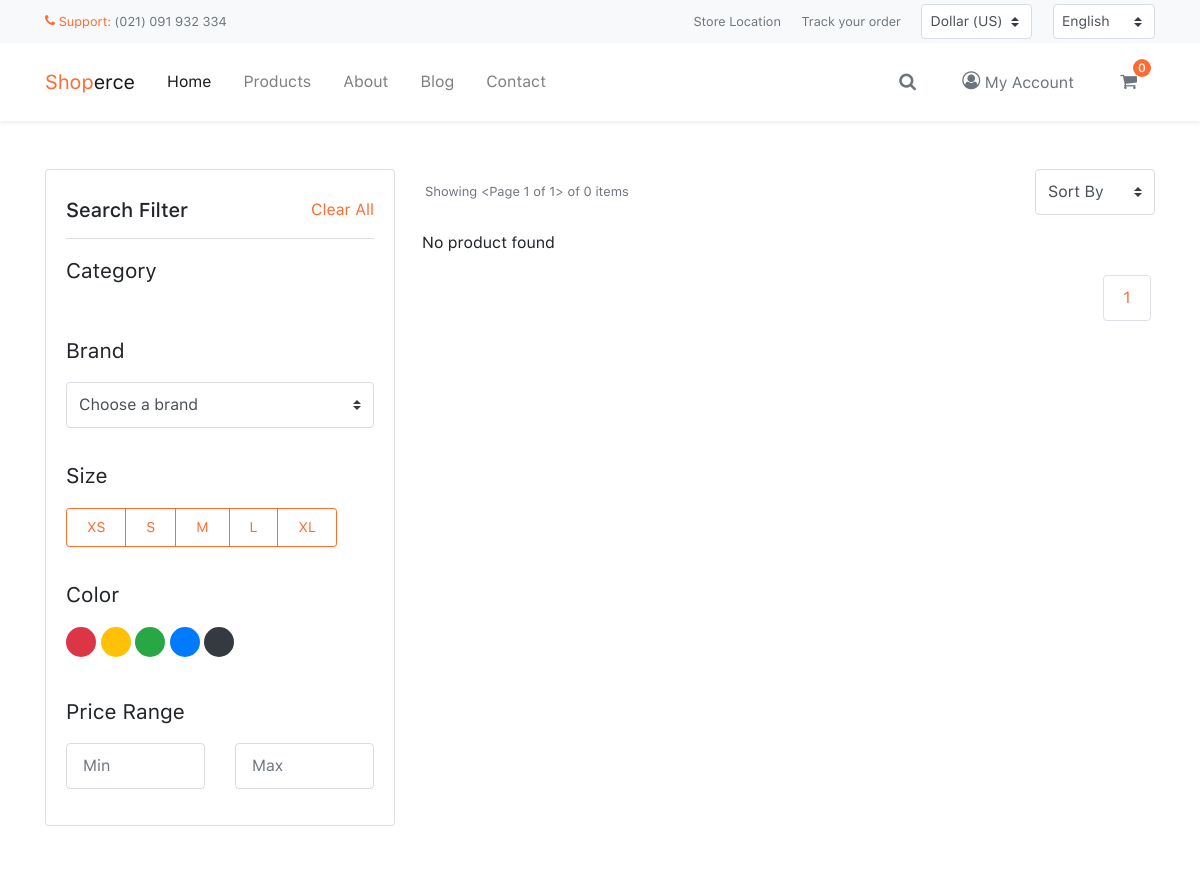
Page /products?category=Electronics (upper part) on the earlier database version.
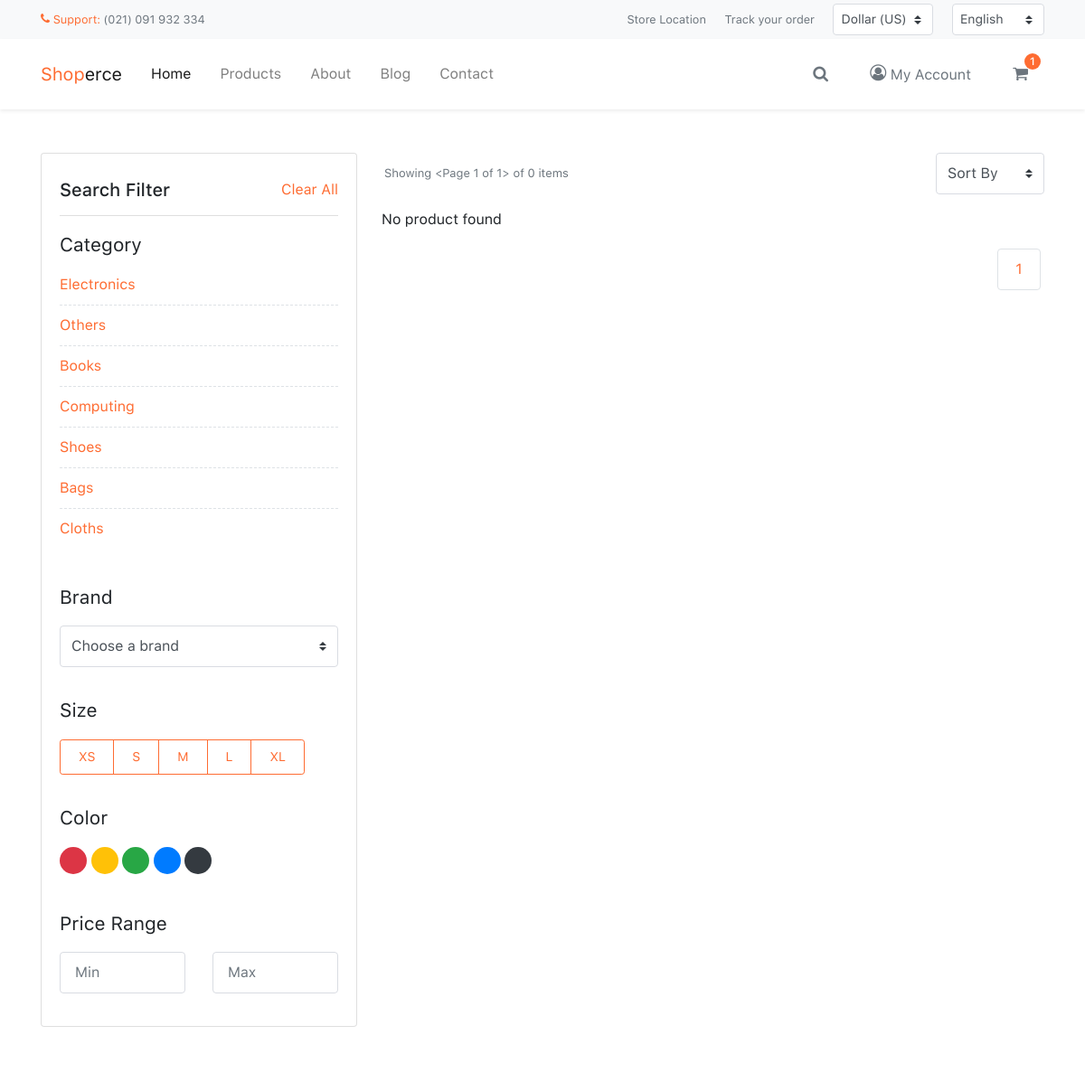
Same page on the later database version.
### store/models.py (models this page shows, shortened)
class Category(models.Model):
    category = models.CharField(max_length=200)
    created = models.DateTimeField(auto_now_add=True)
    class Meta:
        verbose_name_plural = 'Categories'

### store/views.py (the view)
# urls.py: path('products', productsView, name='products'),
def productsView(request):
    categories = Category.objects.all().order_by('-created')
    quaries = manageQuary(request)
    category = request.GET.get('category')
    if category == None:
        products = Product.objects.filter(published=True).order_by('created')
    else:
        products = Product.objects.filter(
            published=True, category__category=category)
    paginator = Paginator(products, 16)
    page_number = request.GET.get('page', 1)
    page_objects = paginator.get_page(page_number)
    filters = ProductFilter(request.GET, queryset=products)
    products = filters.qs
    context = {
        'products': products,
        'categories': categories,
        'quaries': quaries,
        'page_objects': page_objects,
        'paginator': paginator,
    }
    return render(request, 'store/product.html', context)

### templates/store/product.html (shortened to what this page needs)
{% extends 'base.html' %} {% load static %}
{% block title %}- Products{% endblock title %} {% block content %}
<div class="site-section py-5">
  <div class="container">
    <div class="row product-list-container">
      <div class="col-lg-4">
        <div class="card card-filter">
          <div class="card-header d-flex flex-row justify-content-between py-2">
            <h5>Search Filter</h5>
            <a href="{% url 'products' %}">Clear All</a>
          </div>
          <div class="card-body py-3">
            <p class="fs-large">Category</p>
            <ul class="categories">
            {% for category in categories %}
              <li>
                <a href="{% url 'products' %}?category={{category.category}}">{{category.category|title}} </a>
              </li>
            {% endfor %}
            </ul>
          </div>
          <div class="card-body py-3">
            <p class="fs-large">Brand</p>
            <select class="custom-select">
              <option>Choose a brand</option>
            </select>
          </div>
          <div class="card-body py-3">
            <p class="fs-large">Size</p>
            <div
              class="btn-group size-pick"
              data-role="selected"
              data-multiple="yes"
            >
              <button class="btn btn-theme-outline btn-sm select-target">
                XS
              </button>
              <button class="btn btn-theme-outline btn-sm select-target">
                S
              </button>
              <button class="btn btn-theme-outline btn-sm select-target">
                M
              </button>
              <button class="btn btn-theme-outline btn-sm select-target">
                L
              </button>
              <button class="btn btn-theme-outline btn-sm select-target">
                XL
              </button>
            </div>
          </div>
          <div class="card-body py-3">
            <p class="fs-large">Color</p>
            <div class="color-pick" data-role="selected" data-multiple="no">
              <span class="color-item bg-danger select-target"></span>
              <span class="color-item bg-warning select-target"></span>
              <span class="color-item bg-success select-target"></span>
              <span class="color-item bg-primary select-target"></span>
              <span class="color-item bg-dark select-target"></span>
            </div>
          </div>
          <div class="card-body py-3">
            <p class="fs-large">Price Range</p>
            <div class="row">
              <div class="col-6">
                <input type="text" class="form-control" placeholder="Min" />
              </div>
              <div class="col-6">
                <input type="text" class="form-control" placeholder="Max" />
              </div>
            </div>
          </div>
        </div>
      </div>
      <div class="col-lg-8">
        <div class="row no-gutters align-items-center">
          <div class="col-6">
            <p class="fs-small mb-0 text-secondary">
              Showing {{page_objects}} of {{paginator.count}} items
            </p>
          </div>
          <div class="col-6 text-right">
            <select class="custom-select" style="max-width: 120px">
              <option>Sort By</option>
            </select>
          </div>
        </div>
        <div class="row mt-3">
          {% for product in page_objects %}
          <div
            class="modal fade"
            id="modalProduct-{{product.id}}"
            tabindex="-1"
            role="dialog"
            aria-labelledby="productLabel"
            aria-hidden="true"
          >
            <div class="modal-dialog" role="document">
              <div class="modal-content">
                <div class="modal-body">
                  <button class="close" data-dismiss="modal" aria-label="Close">
                    <span aria-hidden="true" class="icon-close2"></span>
                  </button>
                  <div class="row">
                    <div class="col-md-6">
                      <div class="owl-carousel product-single">
                        <div class="item">
                          <div class="img-place">
                            <img src="{{product.thumbnail.url}}" alt="" />
                          </div>
                        </div>
                        <div class="item">
                          <div class="img-place">
                            <img src="{{product.thumbnail.url}}" alt="" />
                          </div>
                        </div>
                        <div class="item">
                          <div class="img-place">
                            <img src="{{product.thumbnail.url}}" alt="" />
                          </div>
                        </div>
                        <div class="item">
                          <div class="img-place">
                            <img src="{{product.thumbnail.url}}" alt="" />
                          </div>
                        </div>
                      </div>
                    </div>
                    <div class="col-md-6">
                      <h4 class="modal-title" id="productLabel">
                        {{product.title}}
                      </h4>
                      <div class="ratings text-warning">
                        <span class="icon icon-star"></span>
                        <span class="icon icon-star"></span>
                        <span class="icon icon-star"></span>
                        <span class="icon icon-star"></span>
                        <span class="icon icon-star-o"></span>
                      </div>
                      <p class="mt-3">{{product.detail_preview}}</p>
                      {% if product.availiability %}
                      <p>
                        <span class="fs-large fw-bold">Availability:</span>
                        {{product.availiability}}
                      </p>
                      {% endif %} {% comment %}
                      <p class="fs-large fw-bold mb-1 mt-3">Color:</p>
                      <div class="color-pick">
                        <span class="color-item bg-danger"></span>
                        <span class="color-item bg-warning"></span>
                        <span class="color-item bg-success"></span>
                        <span class="color-item bg-primary"></span>
                        <span class="color-item bg-dark"></span>
                      </div>
                      <p class="fs-large fw-bold mb-1 mt-3">Size:</p>
                      <div class="btn-group btn-group-gap">
                        <button class="btn btn-theme-outline btn-sm">XS</button>
                        <button class="btn btn-theme-outline btn-sm">S</button>
                        <button class="btn btn-theme-outline btn-sm">M</button>
                        <button class="btn btn-theme-outline btn-sm">L</button>
                        <button class="btn btn-theme-outline btn-sm">XL</button>
                      </div>
                      {% endcomment %}
                      <p class="fs-large fw-bold mb-1 mt-3">Quantity:</p>
                      <div class="number-input">
                           <a href="{% url 'decrease' product.id %}" class="btn btn-theme btn-sm btn-decrease"><span class="icon-minus"></span></a>
                    <input type="number" class="form-control" name="number"  value="{{product.quantity}}" min="1" max="250">
                    <a href="{% url 'addtocart' product.id %}" class="btn btn-theme btn-sm btn-increase"><span class="icon-plus"></span></a>
                      </div>
                      <h5 class="mt-4 mb-3">
                        Price:
                        <span class="fg-theme"> GHC{{product.price}} </span>
                      </h5>
                      <a href="{% url 'addtocart' product.id %}" class="btn btn-theme-outline mr-2 my-1"
                        ><span class="icon-add_shopping_cart"></span> Add to
                        Cart</a
                      >
                      <a href="checkout.html" class="btn btn-theme my-1"
                        >Proceed Checkout</a
                      >
                    </div>
                  </div>
                </div>
              </div>
            </div>
          </div>
          <div class="col-sm-6 col-md-4">
            <div class="card card-product">
              <div class="card-header">
                <div
                  class="btn btn-fab btn-sm"
                  data-toggle-class="active"
                  data-toggle="tooltip"
                  data-placement="left"
                  title="Like it"
                >
                  <span class="icon-heart"></span>
                </div>
                <div
                  class="btn btn-fab btn-sm"
                  data-toggle-class="active"
                  data-toggle="tooltip"
                  data-placement="left"
                  title="Add to Cart"
                >
                  <span class="icon-shopping-cart"></span>
                </div>
                <div
                  class="btn btn-fab btn-sm"
                  data-fancybox
                  data-src="{{product.thumbnail.url}} "
                  data-toggle="tooltip"
                  data-placement="left"
                  title="View Image"
                >
                  <span class="icon-fullscreen fs-normal"></span>
                </div>
              </div>
              <div class="card-body">
                <div class="img-place">
                  <img
                    src="{{product.thumbnail.url}}"
                    alt="{{product.title}}"
                  />
                </div>
                <button
                  class="btn btn-theme btn-rounded btn-sm btn-noanimate"
                  data-toggle="modal"
                  data-target="#modalProduct-{{product.id}}"
                >
                  Quick View
                </button>
              </div>
              <div class="card-footer">
                <div class="caption">
                  <a href="{% url 'detail' product.slug %}" class="product-title"
                    >{{product.title}}</a
                  >
                  <p class="fg-theme">GHC{{product.price}}</p>
                </div>
              </div>
            </div>
          </div>
          {% empty %}
          <p> No product found </p>
          {% endfor %}
        </div>
        <nav>
          <ul class="pagination justify-content-end">
            <li class="page-item">
              <a href="#" class="page-link">{{page_objects.number}}</a>
            </li>
          </ul>
        </nav>
      </div>
    </div>
    <div class="row mt-5">
      <div class="col-md-6">
      </div>
      <div class="col-md-6">
      </div>
    </div>
  </div>
</div>
{% endblock content %}

Differences in the rows shown:
added Category: category "Electronics"
added Category: category "Others"
added Category: category "Books"
added Category: category "Computing"
added Category: category "Shoes"
added Category: category "Bags"
added Category: category "Cloths"
Other differences:
{{ items.count }}: "0" → "1"
